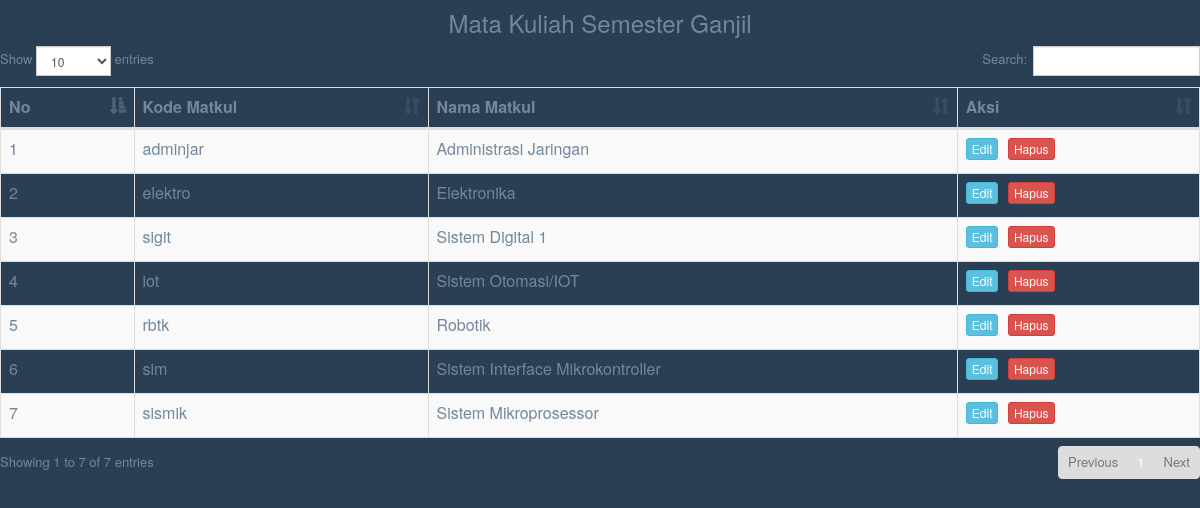
/adminpanel/tampil_matkul_ganjil.php, run on the app's committed database.
### tables this page shows
CREATE TABLE `tb_matkul_ganjil` (
  `id` int(11) NOT NULL AUTO_INCREMENT,
  `kode_matkul` varchar(20) DEFAULT NULL,
  `nama_matkul` varchar(50) DEFAULT NULL,
  PRIMARY KEY (`id`)
);

### adminpanel/tampil_matkul_ganjil.php (the view, shortened to what this page needs)
<link href="vendors/bootstrap/dist/css/bootstrap.min.css" rel="stylesheet">
<link href="vendors/font-awesome/css/font-awesome.min.css" rel="stylesheet">
<link href="vendors/datatables.net-bs/css/dataTables.bootstrap.min.css" rel="stylesheet">
<link href="vendors/datatables.net-buttons-bs/css/buttons.bootstrap.min.css" rel="stylesheet">
<link href="vendors/datatables.net-fixedheader-bs/css/fixedHeader.bootstrap.min.css" rel="stylesheet">
<link href="vendors/datatables.net-responsive-bs/css/responsive.bootstrap.min.css" rel="stylesheet">
<link href="vendors/datatables.net-scroller-bs/css/scroller.bootstrap.min.css" rel="stylesheet">
<link href="build/css/custom.min.css" rel="stylesheet">
<h3>
    <center>Mata Kuliah Semester Ganjil</center>
</h3>
<table id="datatable-responsive" class="table table-striped table-bordered dt-responsive nowrap" cellspacing="0" width="100%">
    <thead>
        <tr>
            <th>No</th>
            <th>Kode Matkul</th>
            <th>Nama Matkul</th>
            <th>Aksi</th>
        </tr>
    </thead>
    <tbody>
        <?php
        include 'koneksi.php';
        $no = 1;
        $data = mysqli_query($koneksi, "select*from tb_matkul_ganjil");
        while ($d = mysqli_fetch_array($data)) {
        ?>
            <tr>
                <td><?php echo $no++; ?></td>
                <td><?php echo $d['kode_matkul']; ?></td>
                <td><?php echo $d['nama_matkul']; ?></td>
                <td>
                    <a href="editMatkulGanjil.php?id=<?php echo $d['id']; ?>">
                        <input type="submit" class="btn btn-info btn-xs" value="Edit">
                    </a>
                    <a href="hapusMatkulGanjil.php?id=<?php echo $d['id']; ?>">
                        <input type="submit" class="btn btn-danger btn-xs" value="Hapus" onclick="alertHapus()">
                    </a>
                </td>
            </tr>
        <?php
        }
        ?>
    </tbody>
</table>

### data on the page
tb_matkul_ganjil: kode_matkul "adminjar", nama_matkul "Administrasi Jaringan"
tb_matkul_ganjil: kode_matkul "elektro", nama_matkul "Elektronika"
tb_matkul_ganjil: kode_matkul "sigit", nama_matkul "Sistem Digital 1"
tb_matkul_ganjil: kode_matkul "iot", nama_matkul "Sistem Otomasi/IOT"
tb_matkul_ganjil: kode_matkul "rbtk", nama_matkul "Robotik"
tb_matkul_ganjil: kode_matkul "sim", nama_matkul "Sistem Interface Mikrokontroller"
tb_matkul_ganjil: kode_matkul "sismik", nama_matkul "Sistem Mikroprosessor"
